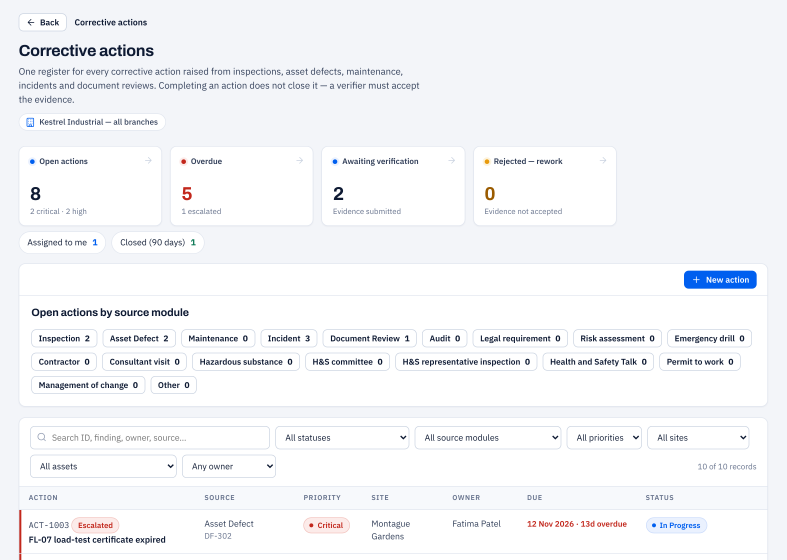
#> input picture prototype/docs/overview/img/c_actions.png, 2360 x 1680 px, given in place of library.png, which was not available (shown at 1/3 size)
$ python crop.py
#> lines starting #> are read from the running program, lines starting #| are printed output that depends on the picture
# Crops the full screenshots from shots.js to the content area (without the menu and top bar).
# Run after shots.js and shots_detail.js:  python3 crop.py   then   node render.js
from PIL import Image
import os
D = os.path.join(os.path.dirname(os.path.abspath(__file__)), 'img')
for f in ['library', 'regulation', 'document', 'assets', 'actions', 'incidents', 'audits']:
    im = Image.open(os.path.join(D, f + '.png')); W, H = im.size
#> further down, im is the input picture: PIL image 2360x1680 RGB; mean R, G, B 243.9, 245.2, 248
#> after `W, H = im.size`: W = 2360; H = 1680
    im.crop((int(W * 520 / 2880), int(H * 120 / 1800), W, H)).save(os.path.join(D, 'c_' + f + '.png'))
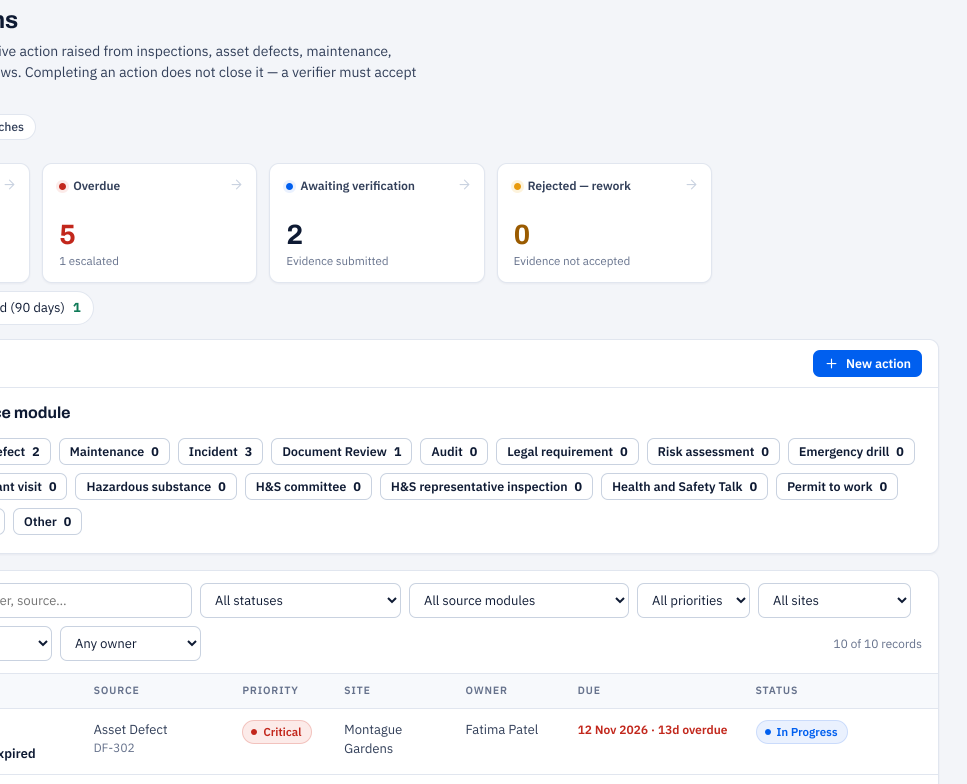
#> saved as c_library.png: PIL image 1934x1568 RGB (shown at 1/2 size); mean R, G, B 245, 246.3, 249
#> pass 2 of the loop `for f in ['library', 'regulation', 'document', 'assets', 'actions', 'i..`:
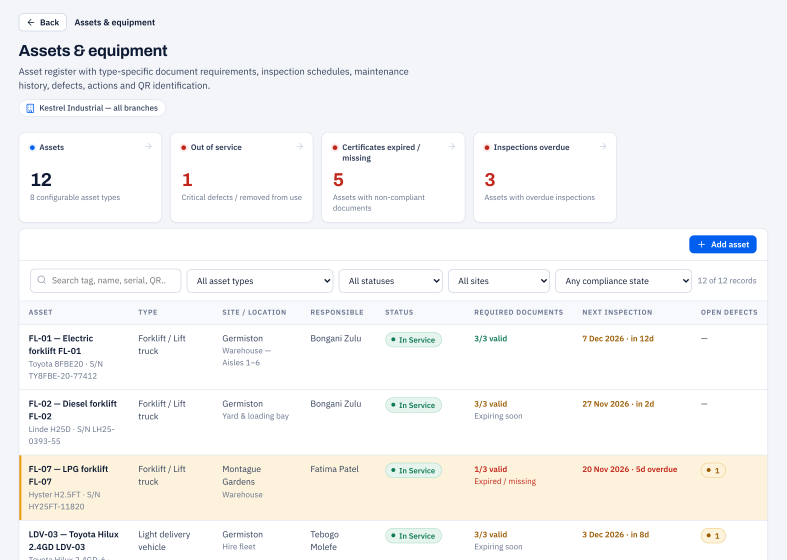
#> input picture prototype/docs/overview/img/c_assets.png, 2360 x 1680 px, given in place of regulation.png, which was not available (shown at 1/3 size)
#> im is the input picture: PIL image 2360x1680 RGB; mean R, G, B 245.3, 245.4, 245
#> `im.crop((int(W * 520 / 2880), int(H * 120 / 1800), W, H)).save(os.path..`:
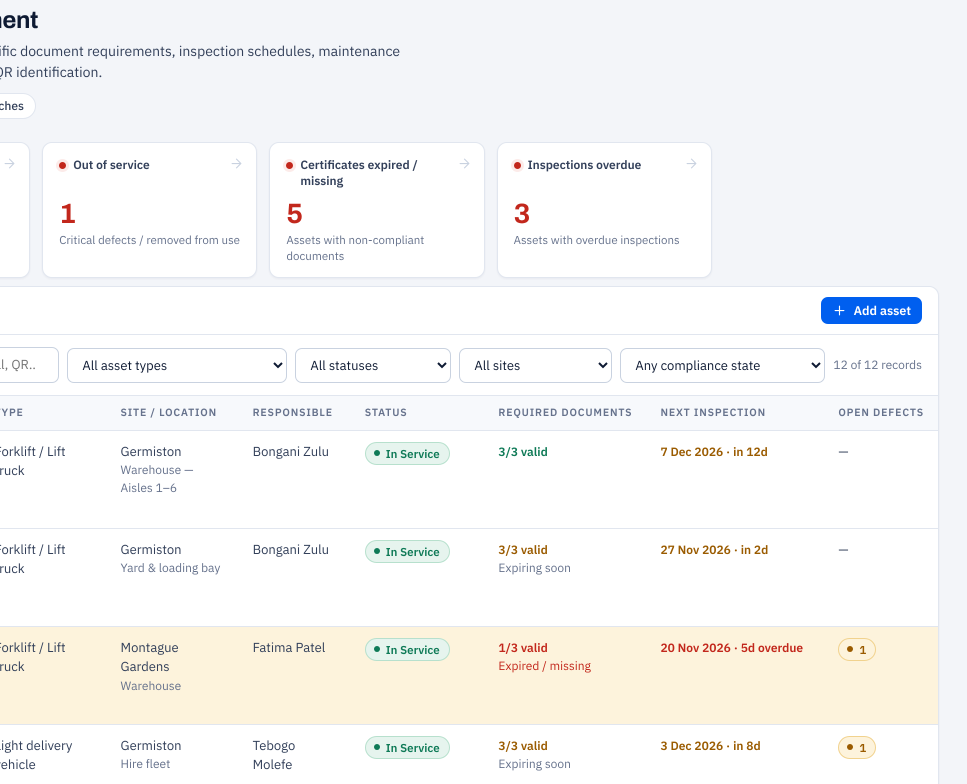
#> saved as c_regulation.png: PIL image 1934x1568 RGB (shown at 1/2 size); mean R, G, B 246.6, 246.5, 245.6
#> (the run stopped early here; a loop or call above may not have finished)
